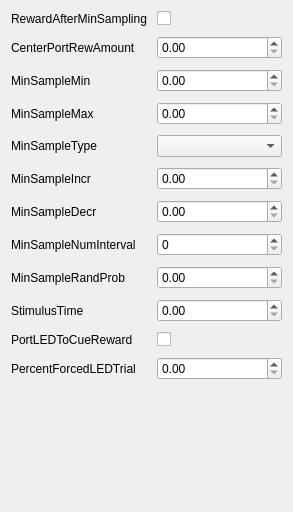
             <widget class="QWidget" name="samplingScrollAreaWidgetContents">
              <property name="geometry">
               <rect>
                <x>0</x>
                <y>0</y>
                <width>293</width>
                <height>512</height>
               </rect>
              </property>
              <layout class="QGridLayout" name="gridLayout_18">
               <item row="0" column="0">
                <layout class="QFormLayout" name="samplingFormLayout">
                 <property name="horizontalSpacing">
                  <number>10</number>
                 </property>
                 <property name="verticalSpacing">
                  <number>10</number>
                 </property>
                 <item row="0" column="0">
                  <widget class="QLabel" name="rewardAfterMinSamplingLabel">
                   <property name="text">
                    <string>RewardAfterMinSampling</string>
                   </property>
                  </widget>
                 </item>
                 <item row="0" column="1">
                  <widget class="QCheckBox" name="rewardAfterMinSamplingCheckBox"/>
                 </item>
                 <item row="1" column="0">
                  <widget class="QLabel" name="centerPortRewAmountLabel">
                   <property name="text">
                    <string>CenterPortRewAmount</string>
                   </property>
                  </widget>
                 </item>
                 <item row="1" column="1">
                  <widget class="QDoubleSpinBox" name="centerPortRewAmountDoubleSpinBox"/>
                 </item>
                 <item row="2" column="0">
                  <widget class="QLabel" name="minSampleMinLabel">
                   <property name="text">
                    <string>MinSampleMin</string>
                   </property>
                  </widget>
                 </item>
                 <item row="2" column="1">
                  <widget class="QDoubleSpinBox" name="minSampleMinDoubleSpinBox"/>
                 </item>
                 <item row="3" column="0">
                  <widget class="QLabel" name="minSampleMaxLabel">
                   <property name="text">
                    <string>MinSampleMax</string>
                   </property>
                  </widget>
                 </item>
                 <item row="3" column="1">
                  <widget class="QDoubleSpinBox" name="minSampleMaxDoubleSpinBox"/>
                 </item>
                 <item row="4" column="0">
                  <widget class="QLabel" name="minSampleTypeLabel">
                   <property name="text">
                    <string>MinSampleType</string>
                   </property>
                  </widget>
                 </item>
                 <item row="4" column="1">
                  <widget class="QComboBox" name="minSampleTypeComboBox"/>
                 </item>
                 <item row="5" column="0">
                  <widget class="QLabel" name="minSampleIncrLabel">
                   <property name="text">
                    <string>MinSampleIncr</string>
                   </property>
                  </widget>
                 </item>
                 <item row="5" column="1">
                  <widget class="QDoubleSpinBox" name="minSampleIncrDoubleSpinBox"/>
                 </item>
                 <item row="6" column="0">
                  <widget class="QLabel" name="minSampleDecrLabel">
                   <property name="text">
                    <string>MinSampleDecr</string>
                   </property>
                  </widget>
                 </item>
                 <item row="6" column="1">
                  <widget class="QDoubleSpinBox" name="minSampleDecrDoubleSpinBox"/>
                 </item>
                 <item row="7" column="0">
                  <widget class="QLabel" name="minSampleNumIntervalLabel">
                   <property name="text">
                    <string>MinSampleNumInterval</string>
                   </property>
                  </widget>
                 </item>
                 <item row="7" column="1">
                  <widget class="QSpinBox" name="minSampleNumIntervalSpinBox"/>
                 </item>
                 <item row="8" column="0">
                  <widget class="QLabel" name="minSampleRandProbLabel">
                   <property name="text">
                    <string>MinSampleRandProb</string>
                   </property>
                  </widget>
                 </item>
                 <item row="9" column="0">
                  <widget class="QLabel" name="stimulusTimeLabel">
                   <property name="text">
                    <string>StimulusTime</string>
                   </property>
                  </widget>
                 </item>
                 <item row="9" column="1">
                  <widget class="QDoubleSpinBox" name="stimulusTimeDoubleSpinBox"/>
                 </item>
                 <item row="10" column="0">
                  <widget class="QLabel" name="portLEDToCueRewardLabel">
                   <property name="text">
                    <string>PortLEDToCueReward</string>
                   </property>
                  </widget>
                 </item>
                 <item row="10" column="1">
                  <widget class="QCheckBox" name="portLEDToCueRewardCheckBox"/>
                 </item>
                 <item row="11" column="0">
                  <widget class="QLabel" name="percentForcedLEDTrialLabel">
                   <property name="text">
                    <string>PercentForcedLEDTrial</string>
                   </property>
                  </widget>
                 </item>
                 <item row="11" column="1">
                  <widget class="QDoubleSpinBox" name="percentForcedLEDTrialDoubleSpinBox"/>
                 </item>
                 <item row="8" column="1">
                  <widget class="QDoubleSpinBox" name="minSampleRandProbDoubleSpinBox"/>
                 </item>
                </layout>
               </item>
              </layout>
             </widget>
